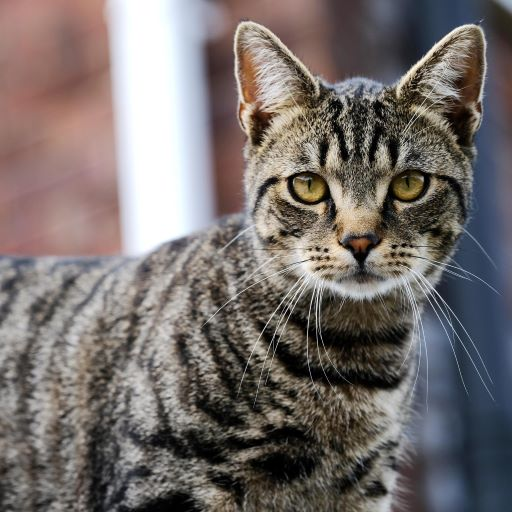
#> input picture Photos/cat.jpg, 512 x 512 px
$ jupyter execute transformations.ipynb
#> lines starting #> are read from the running program, lines starting #| are printed output that depends on the picture
[cell 1]
import cv2 as cv
import numpy as np

[cell 2]
img = cv.imread("Photos/cat.jpg")
#> img is the input picture: shape (512, 512, 3); mean B, G, R 108.4, 110.5, 117.9


def rescaleFrame(frame, scale=0.5):
#> called with scale = 0.5
    width = int(frame.shape[1] * scale)
#> width = 256
    height = int(frame.shape[0] * scale)
#> height = 256

    dimensions = (width,height)
#> dimensions = (256, 256)
    return cv.resize(frame, dimensions, interpolation=cv.INTER_AREA)
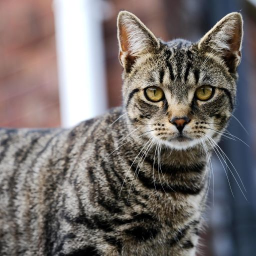
#> returned value: shape (256, 256, 3); mean of channels 0, 1, 2 108.5, 110.6, 118; drawn as B, G, R
img = rescaleFrame(img,0.5)
cv.imshow("Original Image",img)

def translate(img,x,y):
#> called with x = 0, y = 100
    transMat = np.float32([[1,0,x],[0,1,y]])
    dimensions = (img.shape[1], img.shape[0])
#> dimensions = (256, 256)
    return cv.warpAffine(img, transMat, dimensions)
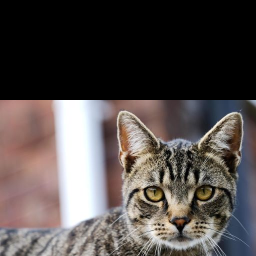
#> returned value: shape (256, 256, 3); mean of channels 0, 1, 2 75.3, 77, 83.9; drawn as B, G, R

translated_image_1 = translate(img,0,100)
cv.imshow("Translated to Down",translated_image_1)

translated_image_2 = translate(img,100,0)
#> call 2 of translate, with x = 100, y = 0
#> in translate (call 2), `return cv.warpAffine(img, transMat, dimensions)`:
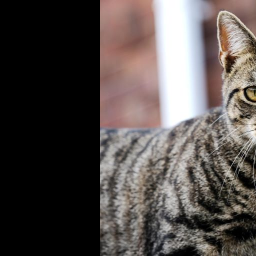
#> returned value: shape (256, 256, 3); mean of channels 0, 1, 2 75.2, 77.6, 84.7; drawn as B, G, R
cv.imshow("Translated to Right",translated_image_2)

translated_image_3 = translate(img,-100,0)
#> call 3 of translate, with x = -100, y = 0
#> in translate (call 3), `return cv.warpAffine(img, transMat, dimensions)`:
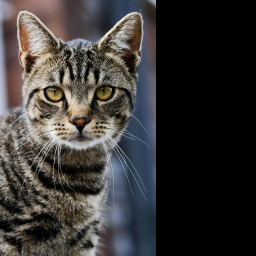
#> returned value: shape (256, 256, 3); mean of channels 0, 1, 2 53.4, 54.7, 57.4; drawn as B, G, R
cv.imshow("Translated to Left",translated_image_3)

translated_image_4 = translate(img,0,-100)
#> call 4 of translate, with x = 0, y = -100
#> in translate (call 4), `return cv.warpAffine(img, transMat, dimensions)`:
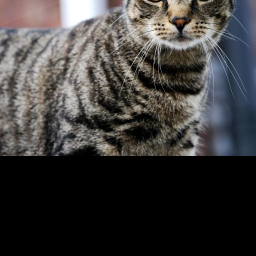
#> returned value: shape (256, 256, 3); mean of channels 0, 1, 2 60.4, 61.2, 63.1; drawn as B, G, R
cv.imshow("Translated to Up",translated_image_4)

[cell 3]
def rotate(img,angle,rotPoint=None):
#> called with angle = 45
    height = img.shape[0]
#> height = 256
    width = img.shape[1]
#> width = 256

    if rotPoint is None:
        rotPoint = (width//2,height//2)
#> rotPoint = (128, 128)

    rotMat = cv.getRotationMatrix2D(rotPoint,angle=angle,scale=1)
    return cv.warpAffine(img,rotMat,(width, height))
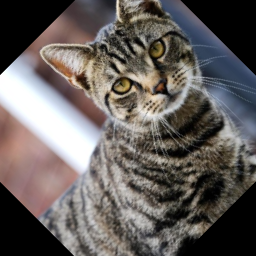
#> returned value: shape (256, 256, 3); mean of channels 0, 1, 2 92.2, 94.7, 100.6; drawn as B, G, R

rotated_img = rotate(img,45)
cv.imshow("Rotated Image",rotated_img)

cv.waitKey(0)

$ run again, with Photos/group.jpeg copied over Photos/cat.jpg
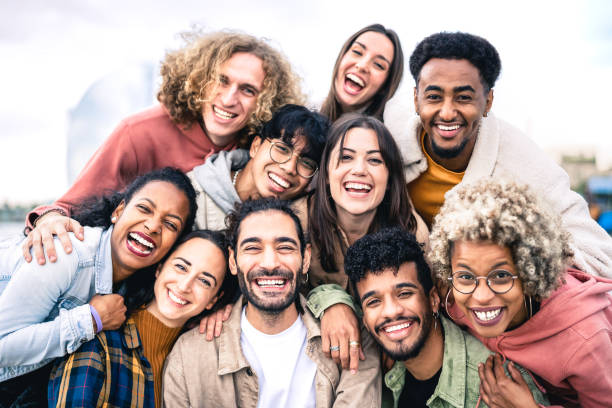
#> input picture Photos/group.jpeg, 612 x 408 px
#> img is the input picture: shape (408, 612, 3); mean B, G, R 156.2, 161.2, 181.9
#> in translate (call 4), `return cv.warpAffine(img, transMat, dimensions)`:
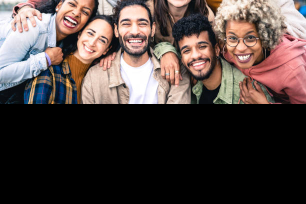
#> returned value: shape (204, 306, 3); mean of channels 0, 1, 2 64.6, 67.9, 80.6; drawn as B, G, R
#> in rotate, `return cv.warpAffine(img,rotMat,(width, height))`:
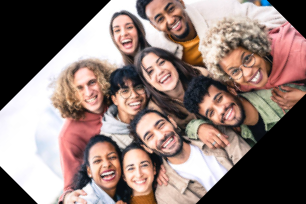
#> returned value: shape (204, 306, 3); mean of channels 0, 1, 2 115.7, 121.3, 141.3; drawn as B, G, R
